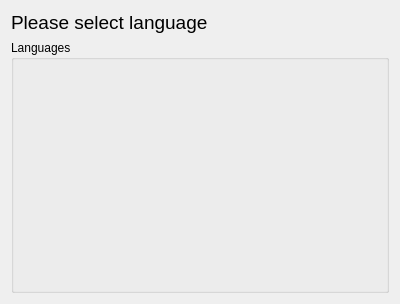
<?xml version="1.0" encoding="UTF-8"?>
<ui version="4.0">
 <class>SelectLanguageDialog</class>
 <widget class="QDialog" name="SelectLanguageDialog">
  <property name="geometry">
   <rect>
    <x>0</x>
    <y>0</y>
    <width>400</width>
    <height>304</height>
   </rect>
  </property>
  <property name="windowTitle">
   <string>Set language</string>
  </property>
  <layout class="QVBoxLayout" name="verticalLayout_2">
   <item>
    <widget class="QLabel" name="label">
     <property name="sizePolicy">
      <sizepolicy hsizetype="Preferred" vsizetype="Maximum">
       <horstretch>0</horstretch>
       <verstretch>0</verstretch>
      </sizepolicy>
     </property>
     <property name="font">
      <font>
       <pointsize>14</pointsize>
      </font>
     </property>
     <property name="text">
      <string notr="true">Please select language</string>
     </property>
    </widget>
   </item>
   <item>
    <widget class="QGroupBox" name="groupBox">
     <property name="title">
      <string notr="true">Languages</string>
     </property>
     <layout class="QVBoxLayout" name="languagesLayout"/>
    </widget>
   </item>
  </layout>
 </widget>
 <resources/>
 <connections/>
</ui>
